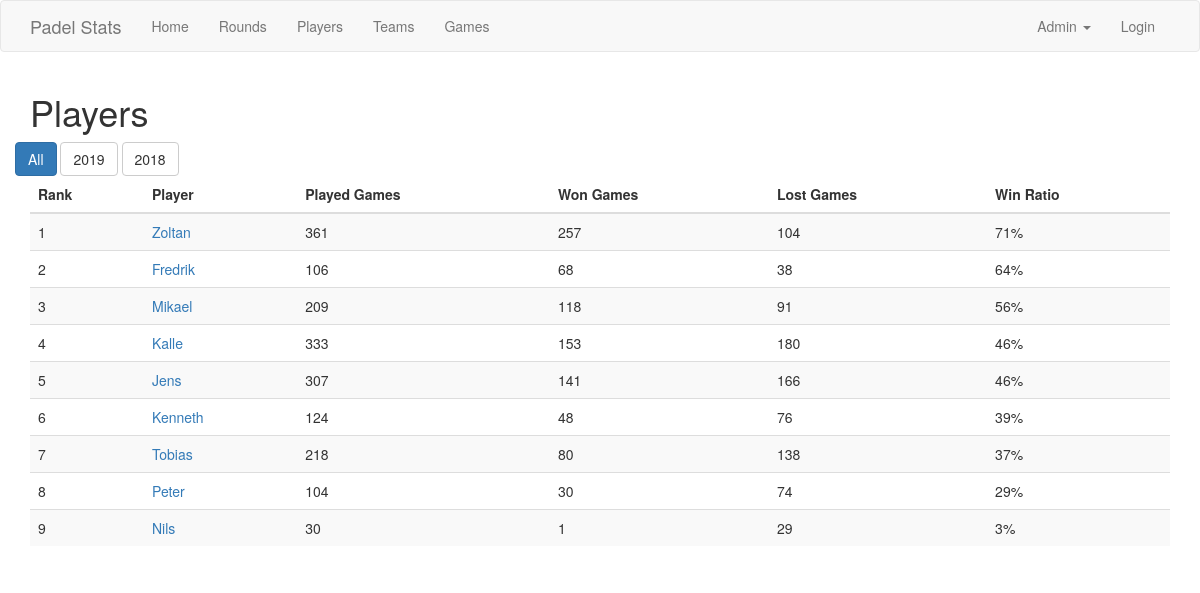
The page /players on the database its author committed.
### app/models.py (models this page shows, shortened)
class Player(db.Model):
	id = db.Column(db.Integer, primary_key=True)
	firstname = db.Column(db.String(32), index=True)
	lastname = db.Column(db.String(32), index=True)
	teams = db.relationship('Team', primaryjoin="or_(Player.id==Team.player1_id, Player.id==Team.player2_id)", lazy='dynamic')

### app/routes.py (the view)
@app.route('/players', methods=['GET', 'POST'])
def players():
    form = FilterPlayerForm()
    active = 'all'
    if request.method == 'POST' and 'games_2019' in request.form:
        games_2019 = Game.query.filter(Game.date.between('2019-01-01', '2019-12-31')).all()
        player_stats = get_players_stats(games_2019)
        active = '2019'
    elif request.method == 'POST' and 'games_2018' in request.form:
        games_2018 = Game.query.filter(Game.date.between('2018-01-01', '2018-12-31')).all()
        player_stats = get_players_stats(games_2018)
        active = '2018'
    elif request.method == 'POST' and 'all_games' in request.form:
        all_games = Game.query.all()
        player_stats = get_players_stats(all_games)
    else:
        all_games = Game.query.all()
        player_stats = get_players_stats(all_games)
    return render_template('players.html', player_stats=player_stats, form=form, active=active)

### app/forms.py
class FilterPlayerForm(FlaskForm):
	all_games = SubmitField('All')
	games_2018 = SubmitField('2018')
	games_2019 = SubmitField('2019')

### app/routes.py (called while the page is built)
def get_active_players(games):
    active_players = {}
    for g in games:
        active_players[g.winner.player1.id] = g.winner.player1.firstname
        active_players[g.winner.player2.id] = g.winner.player2.firstname
        active_players[g.loser.player1.id] = g.loser.player1.firstname
        active_players[g.loser.player2.id] = g.loser.player2.firstname
    return active_players

### app/templates/players.html
{% extends "base.html" %}
{% import 'bootstrap/wtf.html' as wtf %}
{% block app_content %}
	<h1>Players</h1>
	<div class="row">
		<form action="" method="post">
			{% if active == 'all': %}
				{{ form.all_games(class_="btn btn-primary") }}
				{{ form.games_2019(class_="btn btn-default") }}
				{{ form.games_2018(class_="btn btn-default") }}
			{% elif active == '2019': %}
				{{ form.all_games(class_="btn btn-default") }}
				{{ form.games_2019(class_="btn btn-primary") }}
				{{ form.games_2018(class_="btn btn-default") }}
			{% else: %}
				{{ form.all_games(class_="btn btn-default") }}
				{{ form.games_2019(class_="btn btn-default") }}
				{{ form.games_2018(class_="btn btn-primary") }}
			{% endif %}
		</form>
	</div>
	<table class="table table-striped">
		<thead>
			<tr>
				<th	scope="col">Rank</th>
                <th	scope="col">Player</th>
				<th scope="col">Played Games</th>
                <th scope="col">Won Games</th>
                <th scope="col">Lost Games</th>
                <th scope="col">Win Ratio</th>
			</tr>
		</thead>
		<tbody>
            {% for p in player_stats: %}
			<tr>
				<td>{{ p['rank'] }}</td>
                <td><a href="{{ url_for('player', firstname=p['name']) }}">{{ p['name'] }}</a></td>
                <td>{{ p['pld'] }}</td>
                <td>{{ p['w'] }}</td>
                <td>{{ p['l'] }}</td>
                <td>{{ "{0:.0%}".format(p['wr']) }}</td>
			</tr>
            {% endfor %}
		</tbody>
	</table>
{% endblock %}

### rows shown on the page
Player: rank "1", name "Zoltan", pld "361", w "257", l "104", wr "71%"
Player: rank "2", name "Fredrik", pld "106", w "68", l "38", wr "64%"
Player: rank "3", name "Mikael", pld "209", w "118", l "91", wr "56%"
Player: rank "4", name "Kalle", pld "333", w "153", l "180", wr "46%"
Player: rank "5", name "Jens", pld "307", w "141", l "166", wr "46%"
Player: rank "6", name "Kenneth", pld "124", w "48", l "76", wr "39%"
Player: rank "7", name "Tobias", pld "218", w "80", l "138", wr "37%"
Player: rank "8", name "Peter", pld "104", w "30", l "74", wr "29%"
Player: rank "9", name "Nils", pld "30", w "1", l "29", wr "3%"
